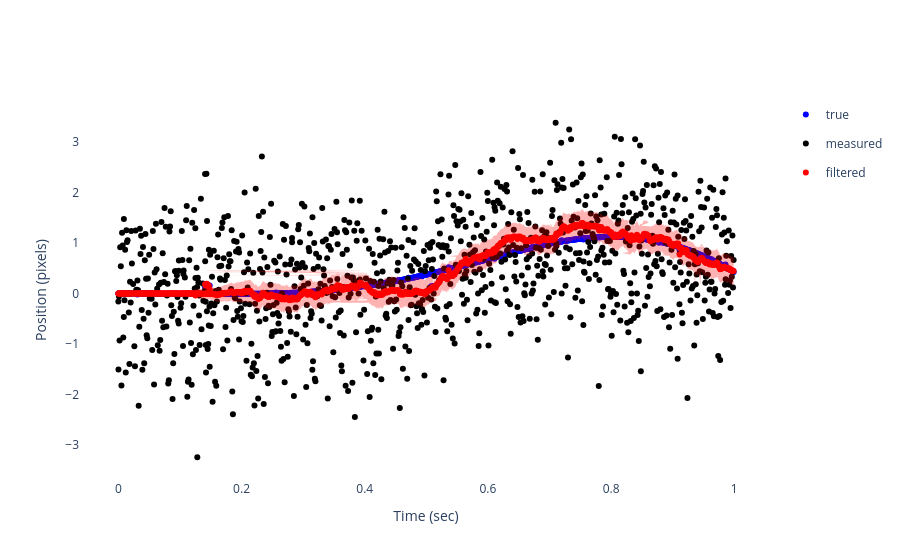

The notebook cell this image was saved under:
### Markdown cell above
## Plot true, measured and filtered positions (with 95% confidence band)

### Code cell
true_x = x[0, :]
other_x = y[0, :]
other_label = "measured"
color_other = "black"
filter_mean_x = filtered_means[0, 0, :]

filter_ci_pos_upper = filter_mean_x + 1.96*filter_stds[:, 0]
filter_ci_pos_lower = filter_mean_x - 1.96*filter_stds[:, 0]

fig = get_fig_kinematics_vs_time(
    time=time,
    true_x=true_x,
    other_x=other_x,
    filtered_mean_x=filter_mean_x,
    filtered_ci_x_upper=filter_ci_pos_upper,
    filtered_ci_x_lower=filter_ci_pos_lower,
    cb_alpha=cb_alpha,
    color_true=color_true,
    color_filtered_pattern=color_filtered_pattern,
    color_other=color_other,
    xlabel="Time (sec)", ylabel="Position (pixels)", other_label=other_label)
fig

### Figure 1 — Plotly figure (JSON) as saved in the notebook; plotly's stock layout.template omitted (floating-point values rounded to 4 significant figures; data arrays with more than 128 entries replaced by an {"elided": "..."} marker saying what was removed)
{"data": [{"marker": {"color": "blue"}, "mode": "markers", "name": "true", "showlegend": true, "type": "scatter", "x": {"elided": "1000 float values"}, "y": {"elided": "1000 float values"}}, {"marker": {"color": "black"}, "mode": "markers", "name": "measured", "showlegend": true, "type": "scatter", "x": {"elided": "1000 float values"}, "y": {"elided": "1000 float values"}}, {"legendgroup": "filtered_x", "marker": {"color": "rgba(255,0,0,1.000000)"}, "mode": "markers", "name": "filtered", "showlegend": true, "type": "scatter", "x": {"elided": "1000 float values"}, "y": {"elided": "1000 float values"}}, {"fill": "toself", "fillcolor": "rgba(255,0,0,0.300000)", "legendgroup": "filtered_x", "line": {"color": "rgba(255,0,0,0.000000)"}, "showlegend": false, "type": "scatter", "x": {"elided": "2000 float values"}, "y": {"elided": "2000 float values"}}], "layout": {"paper_bgcolor": "rgba(0,0,0,0)", "plot_bgcolor": "rgba(0,0,0,0)", "xaxis": {"title": {"text": "Time (sec)"}}, "yaxis": {"title": {"text": "Position (pixels)"}}}}
